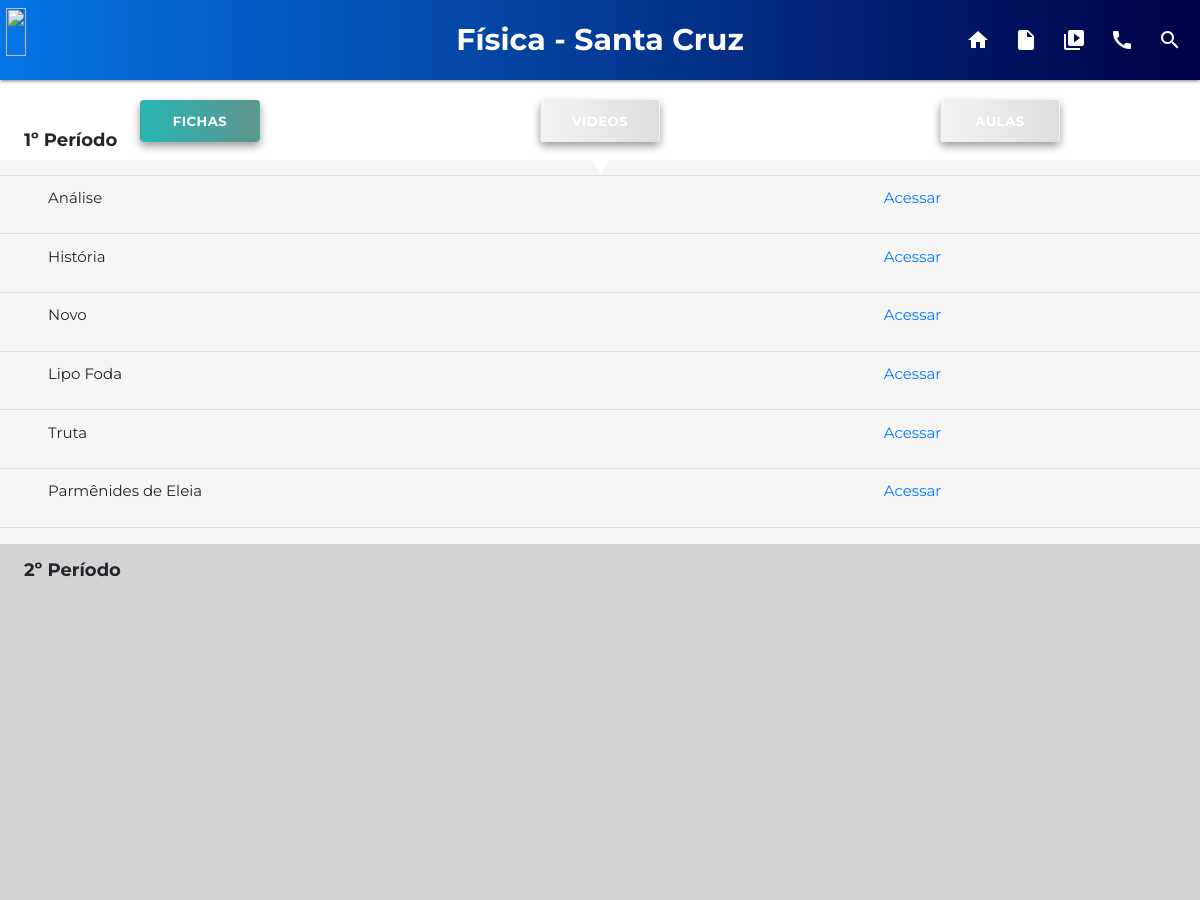
/videos/?view_filter=visualizar_fichas (upper part), run on an earlier commit of the app's database.
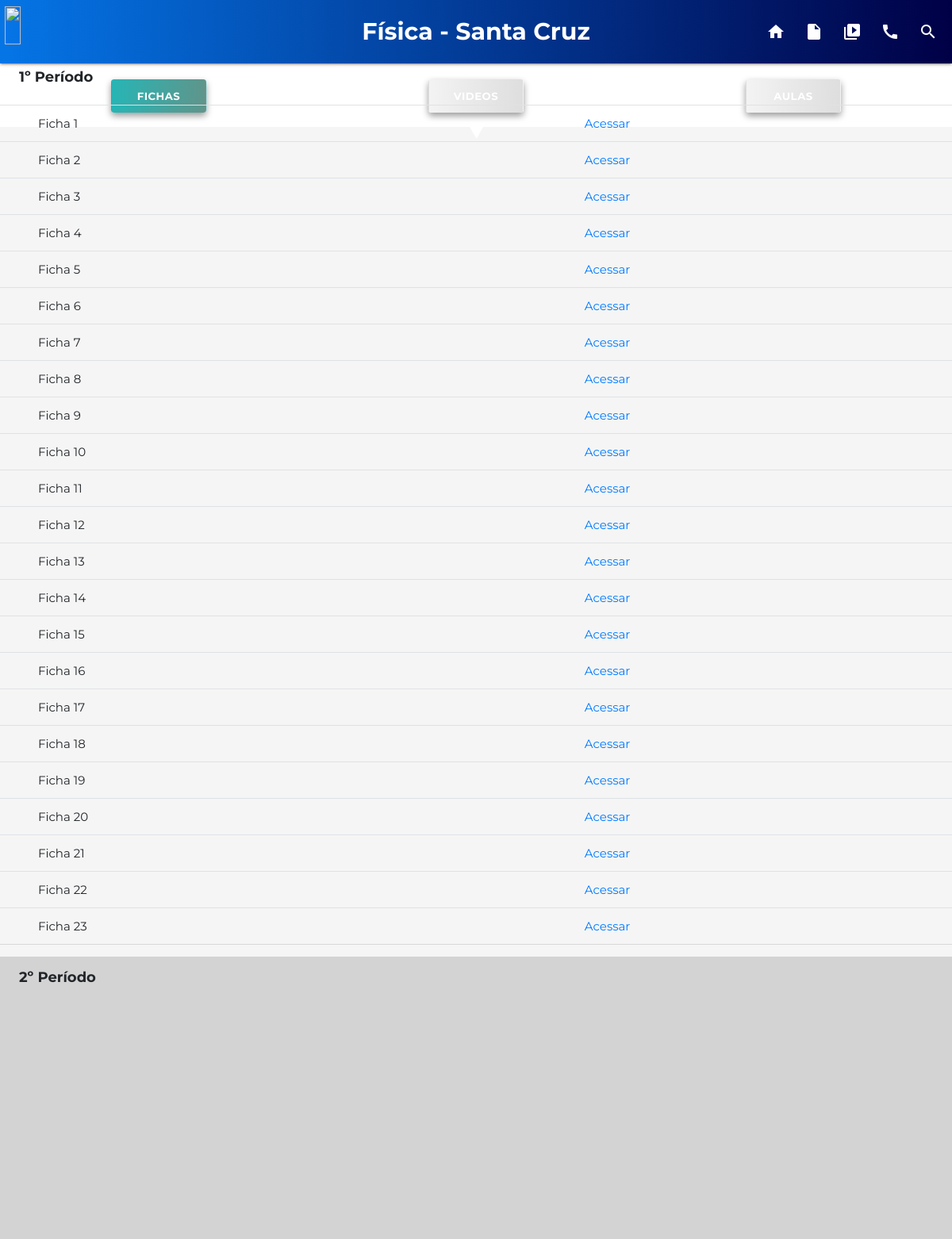
And on a later commit of the database.
### upload/models.py (models this page shows, shortened)
class Ficha(models.Model):
    Titulo = models.CharField(max_length=40)
    Tema = models.CharField(max_length=40, null=True)
    Documento = models.FileField(upload_to='pdf/')
    Status = models.CharField(max_length=1, choices=STATUS_CHOICES, default='h')
    Tipo = models.CharField(max_length=40, default='Ficha')
    Periodo = models.CharField(max_length=1, default=1)

### videos/views.py (the view, shortened to what this page needs)
# urls.py: path("videos/", visualizar_view),
def visualizar_view(request):
    if 'view_filter' in request.GET:
        view_filter = request.GET['view_filter']
        if view_filter == 'visualizar_fichas':
            print(view_filter)
            ficha = Ficha.objects.all()
            return render(request, 'video.html', {
                "fichas": ficha,
                "view_filter": view_filter,
            })
        else:
            return render(request, 'video.html')
    else:
        return render(request, 'video.html')

### templates/video.html (shortened to what this page needs)
{% extends "base.html" %}
    {% block head %}
        {% load embed_video_tags %}
        {% load static %}
        <link rel="stylesheet" href="{% static "video_style.css" %}">
    {% endblock %}
    {% block content %}
        <div id="div-gelo">
            <div class="content"><form method="get">
                {% if view_filter == 'visualizar_fichas' %}
                <input type="submit" value="Fichas" class="btn btncursos btndsia bt-cartao bt-gelo bt-gelo-active" id="bt-gelo-1">
                {% endif %}
            </form></div>
            <div class="content"><form method="get">
                {% if view_filter == 'visualizar_fichas' %}
                <input type="submit" value="Videos" class="btn btncursos btndsia bt-cartao bt-gelo bt-gelo-inactive" id="bt-gelo-2">
                {% endif %}
            </form></div>
            <div class="content"><form method="get">
                {% if view_filter == 'visualizar_fichas' %}
                <input type="submit" value="Aulas" class="btn btncursos btndsia bt-cartao bt-gelo bt-gelo-inactive" id="bt-gelo-3">
                {% endif %}
            </form></div>
        </div>
        <div class="bloco" id="primeiro-bloco">
            <img src="{% static "imagens/trinagulo-branco.png" %}" alt="" id="triangulo-branco">
            <h3 class="title-periodos" id="title-1periodo">1º Período</h3>
            <div class="bloco-content">
                {% if view_filter == 'visualizar_fichas' %}
                    <table class="table">
                        <tbody>
                        {% for ficha in fichas %}
                            {% if ficha.Status == "p" %}
                                    {% if ficha.Periodo == '1' and ficha.Status == "p" %}
                                        <tr>
                                            <td id="titulo-ficha">{{ ficha.Titulo }}</td>
                                            <td> <a href="{{ ficha.Documento.url }}" target="_blank"> Acessar </a></td>
                                        </tr>
                                    {% endif %}
                            {% endif %}
                        {% endfor %}
                        </tbody>
                    </table>
                {% endif %}
            </div>
        </div>
        <div class="bloco" id="segundo-bloco">
            <h3 class="title-periodos">2º Período</h3>
            <div class="bloco-content">
                {% if view_filter == 'visualizar_fichas' %}
                    <table class="table">
                        <tbody>
                        </tbody>
                    </table>
                {% endif %}
            </div>
        </div>
    {% endblock %}

### templates/base.html (shortened to what this page needs)
<!DOCTYPE html>
<html lang="pt-br">
<head>
    {% load static %}
    <link rel="stylesheet" href="https://cdnjs.cloudflare.com/ajax/libs/materialize/1.0.0/css/materialize.min.css">
    <link type="text/css" rel="stylesheet" href="css/materialize.min.css"  media="screen,projection"/>
    <link rel="stylesheet" href="https://stackpath.bootstrapcdn.com/bootstrap/4.3.1/css/bootstrap.min.css">
    <link rel="stylesheet" type="text/css" href="{% static "base_style.css" %}">
    {% block head %}
    {% endblock %}
</head>
<body>
    <nav id="navbar">
        <div class="nav-wrapper">
            <div id="div-logo"><a href="/"><img id="logo" src="https://media.discordapp.net/attachments/260428167888502785/643954266515439647/santa-cruz-logo.png" width="267" height="85"></a></div>
            <p href="#!"  id="title">Física - Santa Cruz</p>
            <div id="div-icons">
                <ul class="right ">
                    <li><a href="/" class="navbar-itens"><i class="material-icons ">home</i></a></li>
                    <li><a href="/videos/?view_filter=visualizar_fichas" class="navbar-itens"><i class="material-icons ">insert_drive_file</i></a></li>
                    <li><a href="/videos/?view_filter=visualizar_videos" class="navbar-itens"><i class="material-icons ">video_library</i></a></li>
                    <li><a href="/contatos/" class="navbar-itens"><i class="material-icons dp48 ">call</i></a></li>
                    <li><a href="/search/" class="navbar-itens"><i class="material-icons ">search</i></a></li>
                </ul>
            </div>
        </div>
    </nav>
    {% block content %}
    {% endblock %}
</body>
</html>

### home/static/base_style.css (style rules this page uses)
* { padding: 0; margin: 0; font-family: "Montserrat", sans-serif; text-align: justify; }
body { max-width: 100vw; overflow-x: hidden; margin-top: 10vh; position: relative; min-height: 90vh; }
#navbar { top: 0; position: fixed; z-index: 100; background-image: linear-gradient(to right, #0575e6 , #000046); height: 10vh; width: 100vw; }
.nav-wrapper { display: flex; justify-content: center; align-items: center; align-content: center; align-self: center; margin-right: 0.5vw; margin-left: 0.5vw; }
.navbar-itens { position: relative; width: 4vw; height: auto; display: flex; justify-content: center; }
.material-icons:after { display:block; content: ''; margin-top: -1vh; border-bottom: solid 4px yellow; transform: scaleX(0); transition: transform 250ms ease-in-out; }
#title { position: relative; margin: auto; font-weight: bold; font-size: 2.5vw; width: 50vw; height: auto; text-align: center; }
#logo { position: absolute; height: 4vw; width: auto; top: 1vh; }
#div-icons { width: 25vw; height: auto; }
#div-logo { width: 25vw; height: auto; }
.navbar-itens .material-icons { font-size: 2vw; }

### home/static/video_style.css (style rules this page uses)
.bloco { width: 100vw; min-height: 48vh; }
#div-gelo { width: 100vw; height: 10vh; display: flex; flex-direction: row; flex-wrap: nowrap; }
#bt-gelo-1, #bt-gelo-2, #bt-gelo-3 { margin-top: 2.5vh; }
.bt-gelo { text-align: center; height: 5.2vh !important; line-height: 5.2vh; padding-top: 1vh; display: inline-block; }
.bt-gelo-active { background: linear-gradient(to right, #27B5B5, #5F958B); color: white; }
.bt-gelo-inactive { background: linear-gradient(to right, #f3f3f3, #dedede); color: grey; }
#div-gelo div { width: calc(100%/3); height: 100%; display: flex; justify-content: center; }
#primeiro-bloco { background-color: whitesmoke; }
#segundo-bloco { background-color: lightgrey; }
.title-periodos { padding-top: 2vh; padding-left: 2vw; width: 100vw; font-weight: bold; font-size: 1.5vw; }
#title-1periodo { margin-top: -6vh !important; }
.bloco-content { width: 100vw; min-height: 48vh; display: flex; flex-direction: row; flex-wrap: wrap; justify-content: center; }
.bt-cartao { width: 10vw; height: 5.5vh; margin: auto; color: white; font-weight: bold; font-size: 1.1vw; line-height: 1.6vw; transition: 1s; box-shadow: 0 4px 8px 0 rgba(0,0,0,0.4); }
#triangulo-branco { width: 7vw; height: auto; position: relative; bottom: 2vh; left: 46.5vw; margin: auto; }
.table { margin-top: 2vh; }
#titulo-ficha { padding-left: 4vw; }

What changed in the data, as far as the page shows it:
removed Ficha: Titulo "Análise"
removed Ficha: Titulo "História"
removed Ficha: Titulo "Novo"
removed Ficha: Titulo "Lipo Foda"
removed Ficha: Titulo "Truta"
removed Ficha: Titulo "Parmênides de Eleia"
added Ficha: Titulo "Ficha 1"
added Ficha: Titulo "Ficha 2"
added Ficha: Titulo "Ficha 3"
added Ficha: Titulo "Ficha 4"
added Ficha: Titulo "Ficha 5"
added Ficha: Titulo "Ficha 6"
added Ficha: Titulo "Ficha 7"
added Ficha: Titulo "Ficha 8"
added Ficha: Titulo "Ficha 9"
added Ficha: Titulo "Ficha 10"
added Ficha: Titulo "Ficha 11"
added Ficha: Titulo "Ficha 12"
added Ficha: Titulo "Ficha 13"
added Ficha: Titulo "Ficha 14"
added Ficha: Titulo "Ficha 15"
added Ficha: Titulo "Ficha 16"
added Ficha: Titulo "Ficha 17"
added Ficha: Titulo "Ficha 18"
added Ficha: Titulo "Ficha 19"
added Ficha: Titulo "Ficha 20"
added Ficha: Titulo "Ficha 21"
added Ficha: Titulo "Ficha 22"
added Ficha: Titulo "Ficha 23"
